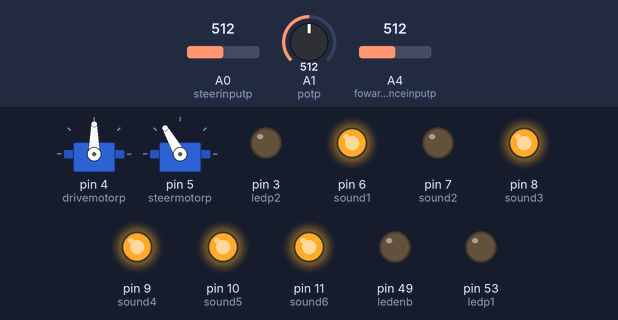
Bench run of a sketch on a simulated Arduino Mega 2560, built with avr-gcc and run on an emulated ATmega2560. Shown: 2 × servo, output pins drawn as LEDs (lit = HIGH). Inputs (shaded band) come from the test bench; at power-on: A4 (fowardsitanceinputp) = 512, A0 (steerinputp) = 512, A1 (potp) = 512. What the sketch prints to the serial monitor is not drawn.

Above: at 8.2 s.
8.3 s: A4 (fowardsitanceinputp) set to 32
9.8 s: A4 (fowardsitanceinputp) set to 26
At 10.25 s:
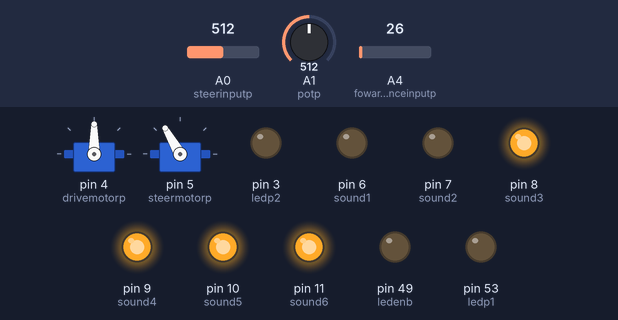
12.8 s: A0 (steerinputp) set to 281
15.8 s: A0 (steerinputp) set to 270
At 16.3 s:
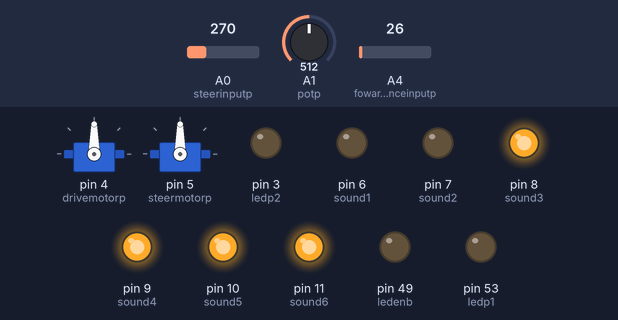
18.8 s: A1 (potp) set to 306
At 19.3 s:
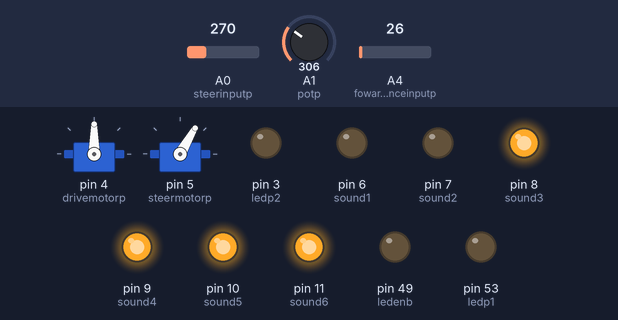
Timing chart, 0 to 21.8 s (numbered marks = the images above; inputs shaded):
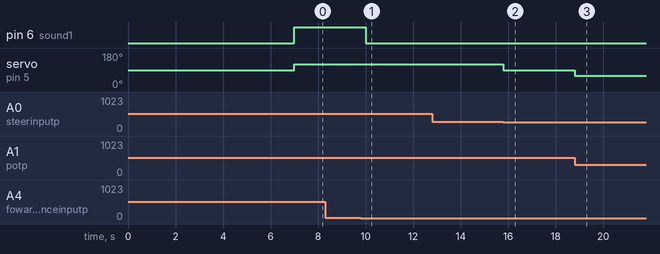

Measured:
- the behaviour switches between 30 and 29 on A4 (fowardsitanceinputp) (found by bisection; images 0 and 1)
- the behaviour switches between 271 and 270 on A0 (steerinputp) (found by bisection; images 1 and 2)
- after the input at 9.8 s, pin 6 (sound1): HIGH → LOW after 0.20 s
- after the input at 15.8 s, servo on pin 5 (steermotorp): 120° → 90° at once
- after the input at 18.8 s, servo on pin 5 (steermotorp): 90° → 60° at once

The sketch:

Echo.ino
```cpp
#include <Servo.h>

// === SERVO OBJECTS ===
Servo driveservo;  // controls rear drive motor via ESC (90=stop, 120=forward)
Servo steerservo;  // controls front steering servo (90=straight, 60=left, 120=right)

// === PIN DEFINITIONS ===
const byte drivemotorp = 4;   // PWM out → ESC
const byte steermotorp = 5;   // PWM out → steering servo
const byte steerinputp = A0;  // analog in ← steering encoder
const byte potp        = A1;  // analog in ← potentiometer (manual angle bias trim)

// QUESTION: fowardsitanceinputp (typo: missing 'd' in 'forward', typo in 'distance')
// Consider renaming to: forwardDistanceInputP
const byte fowardsitanceinputp = A4;  // analog in ← forward distance sensor

// === SOUND PINS ===
// These pins are connected to a sound board / trigger inputs.
// Sending a LOW pulse (length = triggerLength) plays the sound.
const byte sound1 = 6;   // obstacle detected sound
const byte sound2 = 7;   // centered / searching sound
const byte sound3 = 8;   // turning left sound
const byte sound4 = 9;   // turning right sound
const byte sound5 = 10;  // beep (declared but never triggered — see QUESTION below)
const byte sound6 = 11;  // victory (declared but never triggered — see QUESTION below)

// QUESTION: sound5 and sound6 are never set to play anywhere in the code.
// Are these planned for a future state, or leftover from an earlier design?

// === LED PINS ===
const byte ledp1  = 53;  // LED direction pin 1
const byte ledp2  = 3;   // LED direction pin 2 (NOTE: pin 3 — different from Alpha/Bravo which use 51)
// FIX/QUESTION: ledenb was set to 9 in the original, which is the SAME PIN as sound4.
// This is a pin conflict — both cannot be used at the same time.
// One of them needs to move to a different pin. Which was correct?
// Current value below is a PLACEHOLDER — update once you confirm the correct pin.
const byte ledenb = 49;  // LED enable PWM (FIX: was 9, conflicted with sound4 on pin 9)

// === CAMERA / LINE TRACKING VARIABLES ===
int played     = 1;
int filteredError = 0;  // smoothed camera error (running average)
int steerinput;
int distance;
int servoCmd;
int potinput;
int servoval = 90;
int state    = 0;
int lastError = 0;      // previous raw error for jump-rejection filter
String rx    = "";      // serial buffer for camera messages
int error    = 999;     // 999 = sentinel meaning "no valid camera reading yet"

// === SOUND CONTROL STATE ===
// Sound trigger flags — only one should be true at a time
bool playSound1 = false;  // obstacle
bool playSound2 = false;  // centered / searching
bool playSound3 = false;  // turning left
bool playSound4 = false;  // turning right
bool playSound5 = false;  // (unused)
bool playSound6 = false;  // (unused)

unsigned long triggerStart  = 0;
const unsigned long triggerLength = 500;  // sound pulse width in ms
bool triggering = false;

// === STEERING TUNING ===
const int DEADZONE = 25;  // camera error deadzone (in pixels — different from steering deadband)

void setup() {
  Serial.begin(115200);   // USB serial for debug output
  Serial1.begin(115200);  // RX1/TX1 for camera data

  driveservo.attach(drivemotorp);
  steerservo.attach(steermotorp);

  delay(7000);  // wait for camera to boot and ESC to arm

  driveservo.write(90);
  steerservo.write(90);

  pinMode(ledp1,  OUTPUT);
  pinMode(ledp2,  OUTPUT);
  pinMode(ledenb, OUTPUT);

  // FIX: pinMode was missing for all sound pins.
  // Sound board expects a LOW pulse — pins must be OUTPUT and start HIGH (idle).
  pinMode(sound1, OUTPUT); digitalWrite(sound1, HIGH);
  pinMode(sound2, OUTPUT); digitalWrite(sound2, HIGH);
  pinMode(sound3, OUTPUT); digitalWrite(sound3, HIGH);
  pinMode(sound4, OUTPUT); digitalWrite(sound4, HIGH);
  pinMode(sound5, OUTPUT); digitalWrite(sound5, HIGH);
  pinMode(sound6, OUTPUT); digitalWrite(sound6, HIGH);

  Serial.println("=== MEGA CAMERA LINK READY ===");
}

// === CAMERA MESSAGE PARSER ===
// Expects messages in the format: <L,VALUE>
// VALUE is the line error: negative = line is to the right, positive = line is to the left.
// A smoothing filter rejects jumps larger than ±100 to ignore noise spikes.
void parseLine(String s) {
  s.trim();

  if (!s.startsWith("<L,") || !s.endsWith(">")) {
    Serial.println("Bad format");
    return;
  }

  s.remove(0, 3);
  s.remove(s.length() - 1, 1);

  int newError = s.toInt();

  // Reject reading if it jumped by more than 100 from last reading (noise filter)
  if (abs(newError - lastError) < 100) {
    filteredError = (filteredError * 3 + newError) / 4;  // weighted running average
    error = filteredError;
  }

  lastError = newError;
}

// === MAIN LOOP ===
void loop() {

  // === SENSORS ===
  potinput = map(analogRead(potp), 0, 1023, 0, 180) - 90;
  servoCmd = servoval + potinput;

  // Steering encoder range: 350 → 180 (descending) — correct for current hardware after rebuild.
  steerinput = map(analogRead(steerinputp), 350, 180, 0, 180);
  distance   = analogRead(fowardsitanceinputp);

  // === OBSTACLE CHECK ===
  // NOTE: state is re-evaluated every loop with no latch.
  // If the sensor blips (single bad reading < 30), the robot stops then immediately resumes.
  // If that's causing false stops during a run, consider requiring N consecutive readings < 30.
  if (distance < 30) {
    state = 1;  // obstacle detected
  } else {
    state = 0;  // clear
  }

  // === STEERING FEEDBACK (closed-loop) ===
  if (steerinput > servoCmd + 6) {
    steerservo.write(60);   // steer left
  }
  else if (steerinput < servoCmd - 6) {
    steerservo.write(120);  // steer right
  }
  else {
    steerservo.write(90);   // center
  }

  // === READ CAMERA DATA ===
  while (Serial1.available()) {
    char c = Serial1.read();
    if (c == '\n') {
      parseLine(rx);
      rx = "";
    } else {
      rx += c;
    }
  }

  Serial.println(error);  // debug: current filtered camera error

  // === DECISION STATE MACHINE ===
  switch (state) {

    case 0:  // No obstacle — follow camera line
      if (error == 999) {
        // No valid camera reading yet — hold still and play "searching" sound
        // QUESTION: This plays sound2 (centered sound) when searching.
        // Was that intentional, or should searching trigger a different sound (sound5/beep)?
        driveservo.write(90);
        playSound2 = true;
        playSound1 = false;
        playSound3 = false;
        playSound4 = false;
        Serial.println("SEARCH");
      }
      else if (error < -DEADZONE) {
        // Line is to the right — turn right
        driveservo.write(120);
        servoval = 50;  // right steering target
        playSound4 = true;
        playSound1 = playSound2 = playSound3 = false;
        Serial.print("RIGHT | err: "); Serial.println(error);
      }
      else if (error > DEADZONE) {
        // Line is to the left — turn left
        driveservo.write(120);
        servoval = 130;  // left steering target
        playSound3 = true;
        playSound1 = playSound2 = playSound4 = false;
        Serial.print("LEFT | err: "); Serial.println(error);
      }
      else {
        // Line is centered — drive straight
        driveservo.write(120);
        servoval = 90;
        playSound2 = true;
        playSound1 = playSound3 = playSound4 = false;
        Serial.print("STRAIGHT | err: "); Serial.println(error);
      }
      break;

    case 1:  // Obstacle detected — stop
      driveservo.write(90);
      playSound1 = true;
      playSound2 = playSound3 = playSound4 = false;
      Serial.println("OBSTACLE STOP");
      break;
  }

  // === SOUND TRIGGER STATE MACHINE ===
  // NOTE: All four sound blocks share the same 'triggering' flag.
  // Only one sound plays at a time. The state machine above ensures only
  // one playSound flag is true per loop, so this works correctly.

  // Sound 1: obstacle
  if (playSound1 && !triggering) {
    digitalWrite(sound1, LOW);
    triggerStart = millis();
    triggering   = true;
    playSound1   = false;
    Serial.println("SOUND 1 TRIGGERED");
  }
  if (triggering && millis() - triggerStart >= triggerLength) {
    digitalWrite(sound1, HIGH);
    triggering = false;
  }

  // Sound 2: centered / searching
  if (playSound2 && !triggering) {
    digitalWrite(sound2, LOW);
    triggerStart = millis();
    triggering   = true;
    playSound2   = false;
    Serial.println("SOUND 2 TRIGGERED");
  }
  if (triggering && millis() - triggerStart >= triggerLength) {
    digitalWrite(sound2, HIGH);
    triggering = false;
  }

  // Sound 3: turning left
  if (playSound3 && !triggering) {
    digitalWrite(sound3, LOW);
    triggerStart = millis();
    triggering   = true;
    playSound3   = false;
    Serial.println("SOUND 3 TRIGGERED");
  }
  if (triggering && millis() - triggerStart >= triggerLength) {
    digitalWrite(sound3, HIGH);
    triggering = false;
  }

  // Sound 4: turning right
  if (playSound4 && !triggering) {
    digitalWrite(sound4, LOW);
    triggerStart = millis();
    triggering   = true;
    playSound4   = false;
    Serial.println("SOUND 4 TRIGGERED");
  }
  if (triggering && millis() - triggerStart >= triggerLength) {
    digitalWrite(sound4, HIGH);
    triggering = false;
  }
}
```
